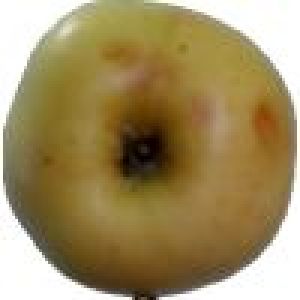
#> input picture Fruits_Classification_Dataset/fruits-360_dataset_100x100/fruits-360/Training/Apple 6/r1_296_100.jpg, 100 x 100 px (shown 3 times larger); its folder holds only this picture in this run
$ python code_for_HOG_training.py
#> lines starting #> are read from the running program, lines starting #| are printed output that depends on the picture
import os
import numpy as np
import pandas as pd
from skimage.feature import hog
from skimage.io import imread
from skimage.color import rgb2gray
from skimage.transform import resize
import shutil

# Set the correct dataset path where images are stored
dataset_path = "Fruits_Classification_Dataset/fruits-360_dataset_100x100/fruits-360/Training"  # Update this if needed

# Set the path where extracted HOG features should be saved as CSV files
output_csv_path = "/content/drive/My Drive/HOG_features_CSV_files"

# Create the output directory if it does not exist
os.makedirs(output_csv_path, exist_ok=True)

# Get the list of all folders (each folder represents a fruit class) and sort them alphabetically
class_folders = sorted([folder for folder in os.listdir(dataset_path) if os.path.isdir(os.path.join(dataset_path, folder))])

# Set the parameters for HOG feature extraction
hog_params = {
    "orientations": 9,  # Number of gradient orientations
    "pixels_per_cell": (8, 8),  # Size of each cell in pixels
    "cells_per_block": (2, 2),  # Number of cells in each block
    "block_norm": "L2-Hys"  # Normalization method for blocks
}

# Loop through each class folder to process images
for class_name in class_folders:
    class_folder_path = os.path.join(dataset_path, class_name)  # Get full path of the class folder
    hog_features_list = []  # Create an empty list to store extracted features

    # Loop through each image in the class folder
    for img_name in os.listdir(class_folder_path):
        img_path = os.path.join(class_folder_path, img_name)  # Get full path of the image
        img = imread(img_path)  # Read the image file
#> img is the input picture: shape (100, 100, 3); mean R, G, B 160.5, 142.2, 98.1

        # Convert the image to grayscale because HOG works on single-channel images
        img_gray = rgb2gray(img)
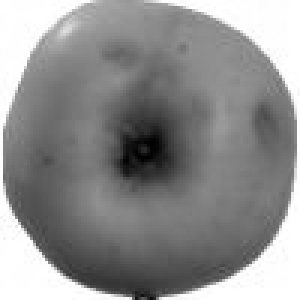
#> img_gray: shape (100, 100) float64 (shown 3 times larger); min 0.005, max 1, mean 0.56

        # Resize the grayscale image to 96x96 to maintain consistency
        img_resized = resize(img_gray, (96, 96))

        # Extract HOG features from the resized grayscale image
        hog_features = hog(img_resized, **hog_params)
#> hog_features = 4356 values, max 0.815 at index 384, min 0 at index 5, mean 0.108

        # Append extracted features along with the class name
        hog_features_list.append(np.append(hog_features, class_name))

    # Convert the extracted features list into a DataFrame
    df = pd.DataFrame(hog_features_list)
#> df = table of 1 rows and 4357 columns

    # Save the DataFrame as a CSV file (one file per class)
#> (the run stopped early here; a loop or call above may not have finished)

$ run again, on Fruits_Classification_Dataset/fruits-360_dataset_100x100/fruits-360/Training/Apple Crimson Snow 1/219_100.jpg
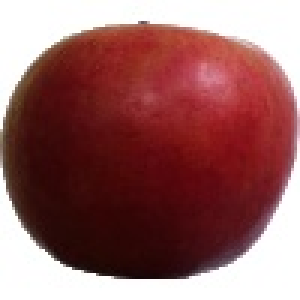
#> input picture Fruits_Classification_Dataset/fruits-360_dataset_100x100/fruits-360/Training/Apple Crimson Snow 1/219_100.jpg, 100 x 100 px (shown 3 times larger)
#> img is the input picture: shape (100, 100, 3); mean R, G, B 150.2, 99.7, 99.5
#> `img_gray = rgb2gray(img)`:
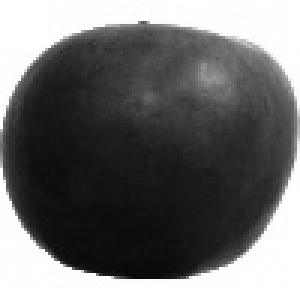
#> img_gray: shape (100, 100) float64 (shown 3 times larger); min 0.0242, max 1, mean 0.433
#> `img_resized = resize(img_gray, (96, 96))`:
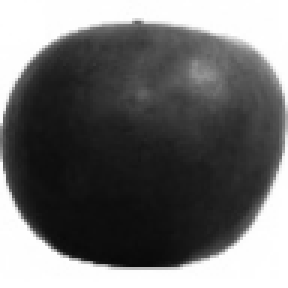
#> img_resized: shape (96, 96) float64 (shown 3 times larger); min 0.0366, max 1, mean 0.433
#> hog_features = 4356 values, max 0.961 at index 3975, min 0 at index 1, mean 0.108
